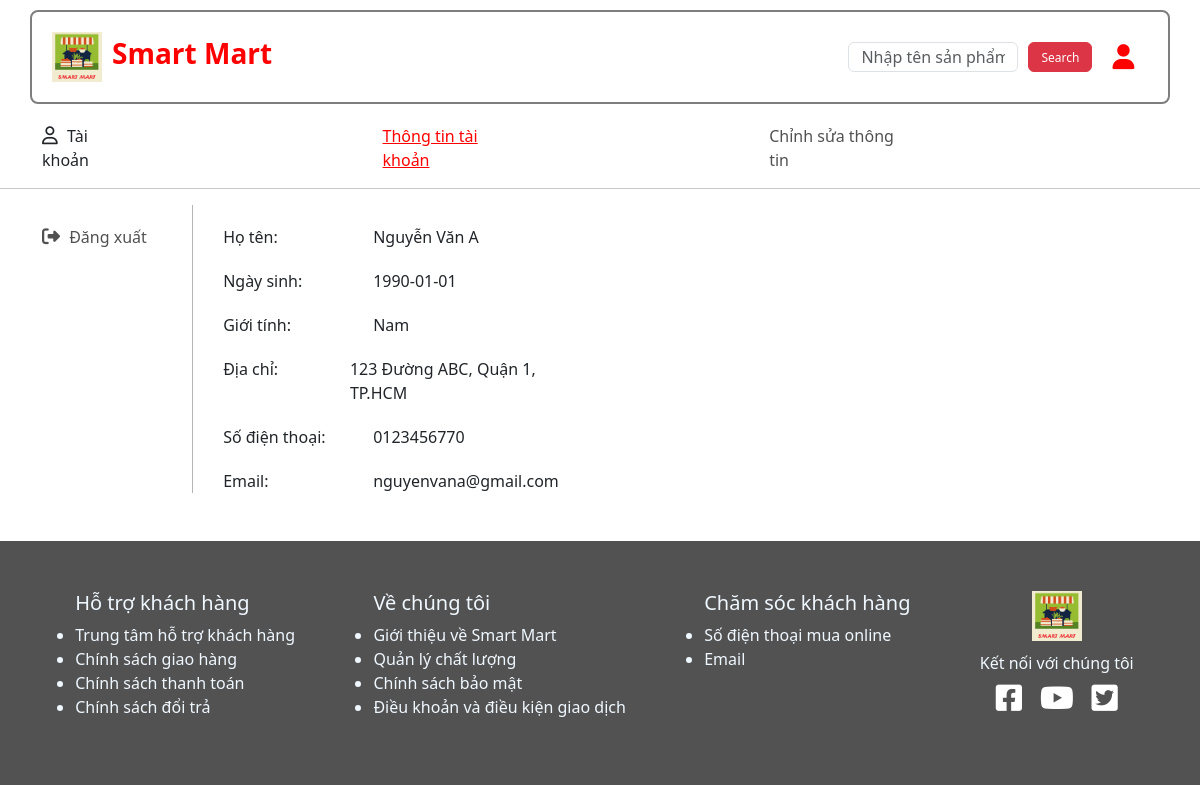
Page /Source/user/info/user.php (signed in) on the committed database.
### tables this page shows
CREATE TABLE KhachHang (
    MaKH INT AUTO_INCREMENT PRIMARY KEY,
    HoTen VARCHAR(255) NOT NULL,
    NgaySinh DATE,
    GioiTinh VARCHAR(10),
    DiaChi VARCHAR(255),
    SoDienThoai VARCHAR(20) NOT NULL,
    Email VARCHAR(100) NOT NULL,
		Password_user VARCHAR(255) NOT NULL
);

### Source/user/info/user.php (the view, shortened to what this page needs)
<?php
    $user_email = $_SESSION['user_email'];
    $localhost = "localhost";
    $username = "root";
    $password = "";
    $dbname = "sieuthi";
    $conn = new mysqli($localhost, $username, $password, $dbname);
    $sql = "SELECT * FROM KhachHang WHERE Email='$user_email'";
    $result = $conn->query($sql);
    if ($result->num_rows > 0) {
        $user = $result->fetch_assoc();
    }
?>
<!DOCTYPE html>
<html lang="en">
<head>
    <link href="https://cdn.jsdelivr.net/npm/bootstrap@5.3.2/dist/css/bootstrap.min.css" rel="stylesheet">
    <link rel="stylesheet" href="https://cdnjs.cloudflare.com/ajax/libs/font-awesome/6.1.1/css/all.min.css"/>
    <link rel="stylesheet" href="./user.css">
</head>
<body>
    <div class="container header">
        <div class="logo">
            <div class="img_logo">
                <a href="./home.php">
                    <img src="./../../Image/logo.png" alt="">
                </a>
            </div>
            <div class="name_logo">
                <h3>
                    <a href="./../../home/home.php">Smart Mart</a>
                </h3>
            </div>
        </div>
        <form class="search" action="./../../search/search.php" method="POST">
            <input style="height: 30px; width: 170px;" type="text" class="form-control" name="txtSearch" id="txtSearch" aria-describedby="helpId" placeholder="Nhập tên sản phẩm">
            <button style="height: 30px; font-size: 12px; margin-left: 10px; " type="submit" class="btn btn-danger">Search</button>
        </form>
        <div class="user_name d-none d-md-inline-block">
            <a href="./../info/user.php">
                <i class="fas fa-user"></i>
            </a>
        </div>
    </div>
    <div class="container menu">
        <div class="home" id="item">
            <div>
                <i style=" font-size:18px; margin-right: 5px;" class="fa-regular fa-user"></i>
                <span>Tài khoản</span>
            </div>
        </div>
        <div class="info"  id="item">
            <a style="text-decoration: underline; color: red;" href="./../info/user.php" class="item_header">
                Thông tin tài khoản
            </a>
        </div>
        <div class="edit_info" id="item">
            <a href="./../edit_info/edit_info.php" class="item_header">
                Chỉnh sửa thông tin
            </a>
        </div>
    </div>
    <hr>
    <div class="container content">
        <div class="left">
            <div class="item">
                <a href="./../logout/logout.php">
                    <i style=" font-size:18px; margin-right: 5px;" class="fa-solid fa-right-from-bracket"></i>
                    <span>Đăng xuất</span>
                </a>
            </div>
        </div>
        <div class="right">
            <div class="info">
                <div class="item">
                    Họ tên:
                </div>
                <div class="info_data">
                    <?php echo $user['HoTen']; ?>
                </div>
            </div>
            <div class="info">
                <div class="item">
                    Ngày sinh:
                </div>
                <div class="info_data">
                    <?php echo $user['NgaySinh']; ?>
                </div>
            </div>
            <div class="info">
                <div class="item">
                    Giới tính:
                </div>
                <div class="info_data">
                    <?php echo $user['GioiTinh']; ?>
                </div>
            </div>
            <div class="info">
                <div class="item">
                    Địa chỉ:
                </div>
                <div class="info_data">
                    <?php echo $user['DiaChi']; ?>
                </div>
            </div>
            <div class="info">
                <div class="item">
                    Số điện thoại:
                </div>
                <div class="info_data">
                    <?php echo $user['SoDienThoai']; ?>
                </div>
            </div>
            <div class="info">
                <div class="item">
                    Email:
                </div>
                <div class="info_data">
                    <?php echo $user['Email']; ?>
                </div>
            </div>
        </div>
        <div class="img" style="width: 500px; margin-left: 222px;">
        </div>
    </div>
    <br><br>
    <div class="info_page container-fluid">
        <div class="list_info">
            <ul>
               <h5> Hỗ trợ khách hàng</h5>
                <li>
                    <a href="#">
                        Trung tâm hỗ trợ khách hàng
                    </a>
                </li>
                <li>
                    <a href="#">
                        Chính sách giao hàng
                    </a>
                </li>
                <li>
                    <a href="#">
                        Chính sách thanh toán
                    </a>
                </li>
                <li>
                    <a href="#">
                        Chính sách đổi trả
                    </a>
                </li>
            </ul>
        </div>
        <div class="list_info">
            <ul>
               <h5> Về chúng tôi</h5>
                <li>
                    <a href="#">
                        Giới thiệu về Smart Mart
                    </a>
                </li>
                <li>
                    <a href="#">
                        Quản lý chất lượng
                    </a>
                </li>
                <li>
                    <a href="#">
                        Chính sách bảo mật
                    </a>
                </li>
                <li>
                    <a href="#">
                        Điều khoản và điều kiện giao dịch
                    </a>
                </li>
            </ul>
        </div>
        <div class="list_info">
            <ul>
               <h5> Chăm sóc khách hàng</h5>
                <li>
                    <a href="#">
                        Số điện thoại mua online
                    </a>
                </li>
                <li>
                    <a href="#">
                        Email
                    </a>
                </li>
            </ul>
        </div>
        <div class="info">
            <div class="logo">
                <a href="./../../home/home.php">
                    <img src="./../../Image/logo.png" alt="">
                </a>
            </div>
            <div class="text">
                Kết nối với chúng tôi
            </div>
            <div class="icon">
                <a href="#">
                    <i class="fab fa-facebook-square"></i>
                </a>
                <a href="#">
                    <i class="fab fa-youtube"></i>
                </a>
                <a href="#">
                    <i class="fab fa-twitter-square"></i>
                </a>
            </div>
        </div>
    </div>
</body>
</html>

### Source/user/info/user.css (style rules this page uses)
* { font-family: 'Segoe UI', Tahoma, Geneva, Verdana, sans-serif; margin: 0; padding: 0; }
:root { --color-icon:red; --color-item-text: rgb(81, 81, 81); --bg-color-header: rgb(247, 190, 190); --bg-color-item: rgb(243, 243, 243); --font-size-item-text: 16px; --border-radius: 6px; }
.header { display: flex; margin-top: 10px; padding: 20px; border: 2px solid rgb(126, 126, 126); border-radius: 8px; }
.logo { display: flex; }
.logo .img_logo img { width: 50px; }
.logo .name_logo h3 { width: 200px; margin-top: 5px; margin-left: 10px; }
.logo .name_logo h3 a { text-decoration: none; font-weight: bold; color: red; }
.user_name { margin-top: 6px; width: 50px; justify-content: end; display: flex; }
.user_name a { font-size: 25px; color: var(--color-icon); }
.search { width: 100%; margin-top: 10px; margin-right: 20px; justify-content: end; display: flex; }
.content { display: flex; }
.menu { display: flex; }
.menu #item { margin-top: 20px; margin-right: 250px; }
.menu #item a { color: var(--color-item-text); text-decoration: none; }
.content .left { width: 200px; border-right: 1px solid rgb(181, 181, 181); }
.content .left .item { margin-top: 20px; }
.content .left .item a { color: var(--color-item-text); text-decoration: none; }
.content .right .info { margin-top: 20px; margin-left: 30px; display: flex; }
.content .right .item { width: 150px; }
.info_page { padding: 50px 20px; background-color: rgb(82, 82, 82); color: aliceblue; display: flex; justify-content: space-around; }
.info_page .list_info a { text-decoration: none; color: aliceblue; }
.info_page .info { width: 200px; }
.info_page .info .logo { width: 50px; margin: auto; }
.info_page .info .logo img { width: 100%; }
.info_page .info .text { margin-top: 10px; text-align: center; }
.info_page .info .icon { text-align: center; }
.info_page .info .icon a { color: white; font-size: 30px; padding: 0px 5px; text-decoration: none; }

### rows in the picture
khachhang: HoTen "Nguyễn Văn A", NgaySinh "1990-01-01", GioiTinh "Nam", DiaChi "123 Đường ABC, Quận 1, TP.HCM", SoDienThoai "0123456770", Email "nguyenvana@gmail.com"
